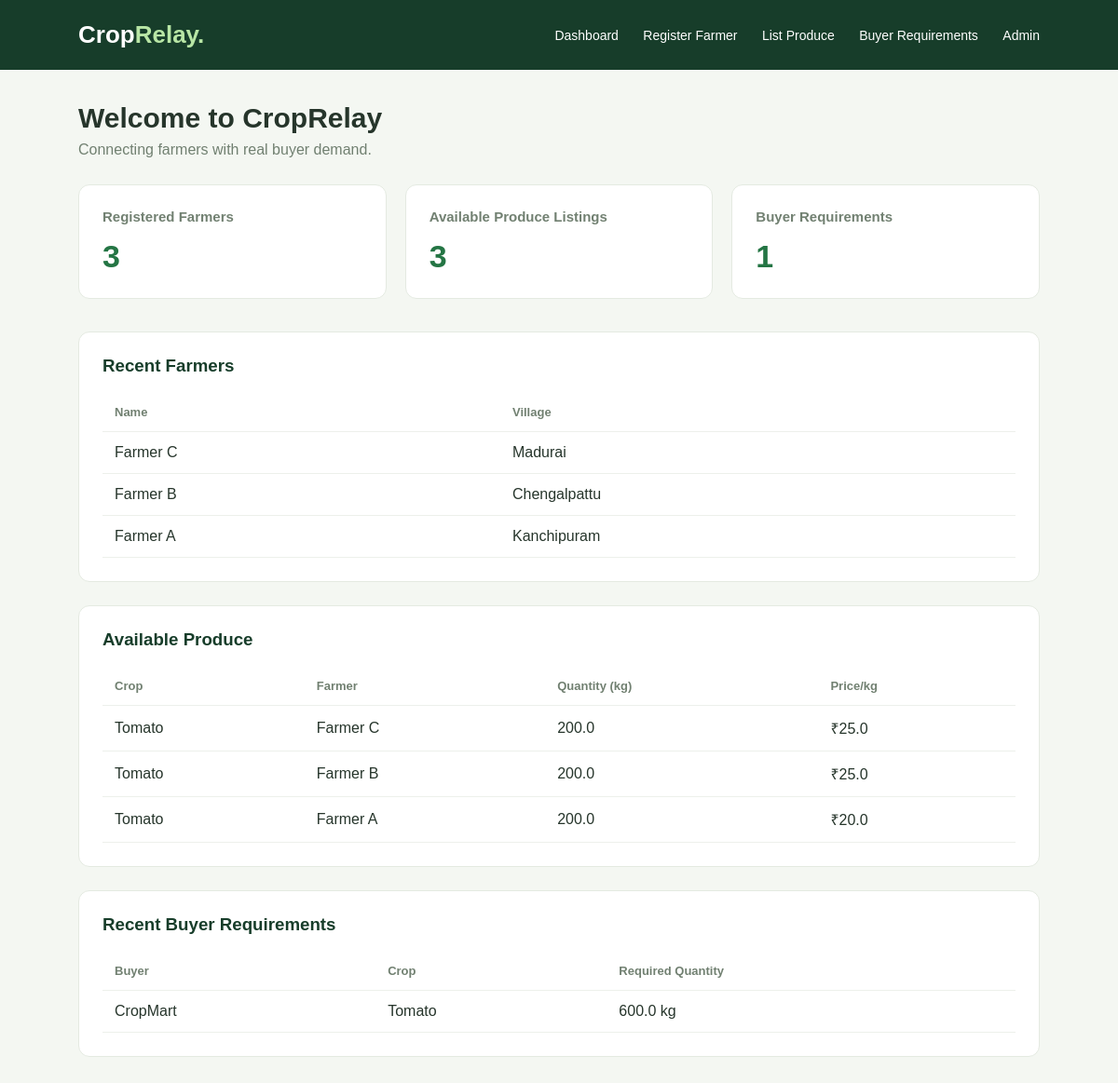
The page / on the database its author committed.
### core/models.py (models this page shows, shortened)
class Farmer(models.Model):
    name = models.CharField(max_length=100)
    phone = models.CharField(max_length=15)
    village = models.CharField(max_length=100)
    created_at = models.DateTimeField(auto_now_add=True)

class Produce(models.Model):
    farmer = models.ForeignKey(
        Farmer,
        on_delete=models.CASCADE,
        related_name="produce"
    )
    crop_name = models.CharField(max_length=100)
    quantity_kg = models.FloatField()
    price_per_kg = models.FloatField()
    harvest_date = models.DateField()
    available = models.BooleanField(default=True)

class BuyerOrder(models.Model):
    buyer_name = models.CharField(max_length=100)
    crop_name = models.CharField(max_length=100)
    required_quantity_kg = models.FloatField()
    target_price_per_kg = models.FloatField()
    delivery_location = models.CharField(max_length=200)
    created_at = models.DateTimeField(auto_now_add=True)

### core/views.py (the view)
# urls.py: path('', views.dashboard, name='dashboard'),
def dashboard(request):
    context = {
        'farmer_count': Farmer.objects.count(),
        'produce_count': Produce.objects.filter(available=True).count(),
        'order_count': BuyerOrder.objects.count(),
        'farmers': Farmer.objects.all().order_by('-id')[:5],
        'produce': Produce.objects.filter(
            available=True
        ).order_by('-id')[:5],
        'orders': BuyerOrder.objects.all().order_by('-id')[:5],
    }
    return render(request, 'core/dashboard.html', context)

### core/templates/core/dashboard.html (shortened to what this page needs)
<!DOCTYPE html>
<html lang="en">
<head>
</head>
<body>
<header>
    <h1>Crop<span>Relay.</span></h1>
    <nav>
        <a href="/">Dashboard</a>
        <a href="/add-farmer/">Register Farmer</a>
        <a href="/add-produce/">List Produce</a>
        <a href="/add-order/">Buyer Requirements</a>
        <a href="/admin/">Admin</a>
    </nav>
</header>
<div class="container">
    <div class="welcome">
        <h2>Welcome to CropRelay </h2>
        <p>Connecting farmers with real buyer demand.</p>
    </div>
    <div class="stats">
        <div class="stat-card">
            <h3>Registered Farmers</h3>
            <p>{{ farmer_count }}</p>
        </div>
        <div class="stat-card">
            <h3>Available Produce Listings</h3>
            <p>{{ produce_count }}</p>
        </div>
        <div class="stat-card">
            <h3>Buyer Requirements</h3>
            <p>{{ order_count }}</p>
        </div>
    </div>
    <div class="section">
        <h3>Recent Farmers</h3>
        <table>
            <tr>
                <th>Name</th>
                <th>Village</th>
            </tr>
            {% for farmer in farmers %}
            <tr>
                <td>{{ farmer.name }}</td>
                <td>{{ farmer.village }}</td>
            </tr>
            {% empty %}
            <tr><td colspan="2" class="empty">No farmers registered yet.</td></tr>
            {% endfor %}
        </table>
    </div>
    <div class="section">
        <h3>Available Produce</h3>
        <table>
            <tr>
                <th>Crop</th>
                <th>Farmer</th>
                <th>Quantity (kg)</th>
                <th>Price/kg</th>
            </tr>
            {% for item in produce %}
            <tr>
                <td>{{ item.crop_name }}</td>
                <td>{{ item.farmer.name }}</td>
                <td>{{ item.quantity_kg }}</td>
                <td>₹{{ item.price_per_kg }}</td>
            </tr>
            {% empty %}
            <tr><td colspan="4" class="empty">No produce listed yet.</td></tr>
            {% endfor %}
        </table>
    </div>
    <div class="section">
        <h3>Recent Buyer Requirements</h3>
        <table>
            <tr>
                <th>Buyer</th>
                <th>Crop</th>
                <th>Required Quantity</th>
            </tr>
            {% for order in orders %}
            <tr>
                <td>{{ order.buyer_name }}</td>
                <td>{{ order.crop_name }}</td>
                <td>{{ order.required_quantity_kg }} kg</td>
            </tr>
            {% empty %}
            <tr><td colspan="3" class="empty">No buyer requirements yet.</td></tr>
            {% endfor %}
        </table>
    </div>
</div>
</body>
</html>

### core/templates/core/dashboard.html (style rules this page uses)
* { margin: 0; padding: 0; box-sizing: border-box; font-family: Arial, sans-serif; }
body { background: #f4f7f2; color: #26352b; }
header { background: #173d2a; color: white; padding: 22px 7%; display: flex; justify-content: space-between; align-items: center; }
header h1 { font-size: 26px; }
header span { color: #b8e6a5; }
nav a { color: white; text-decoration: none; margin-left: 22px; font-size: 14px; }
.container { width: 86%; margin: 35px auto; }
.welcome { margin-bottom: 28px; }
.welcome h2 { font-size: 30px; margin-bottom: 8px; }
.welcome p { color: #718071; }
.stats { display: grid; grid-template-columns: repeat(3, 1fr); gap: 20px; margin-bottom: 35px; }
.stat-card { background: white; padding: 25px; border-radius: 12px; border: 1px solid #e4eae1; }
.stat-card h3 { color: #718071; font-size: 15px; }
.stat-card p { font-size: 34px; font-weight: bold; margin-top: 15px; color: #247544; }
.section { background: white; padding: 25px; border-radius: 12px; margin-bottom: 25px; border: 1px solid #e4eae1; }
.section h3 { margin-bottom: 18px; color: #173d2a; }
table { width: 100%; border-collapse: collapse; }
th, td { padding: 13px; text-align: left; border-bottom: 1px solid #edf0eb; }
th { color: #718071; font-size: 13px; }

### rows shown on the page
Farmer: name "Farmer C", village "Madurai"
Farmer: name "Farmer B", village "Chengalpattu"
Farmer: name "Farmer A", village "Kanchipuram"
Produce: crop_name "Tomato", farmer.name "Farmer C", quantity_kg "200.0", price_per_kg "25.0"
Produce: crop_name "Tomato", farmer.name "Farmer B", quantity_kg "200.0", price_per_kg "25.0"
Produce: crop_name "Tomato", farmer.name "Farmer A", quantity_kg "200.0", price_per_kg "20.0"
BuyerOrder: buyer_name "CropMart", crop_name "Tomato", required_quantity_kg "600.0"

### other values the page prints
{{ farmer_count }} "3"
{{ produce_count }} "3"
{{ order_count }} "1"
